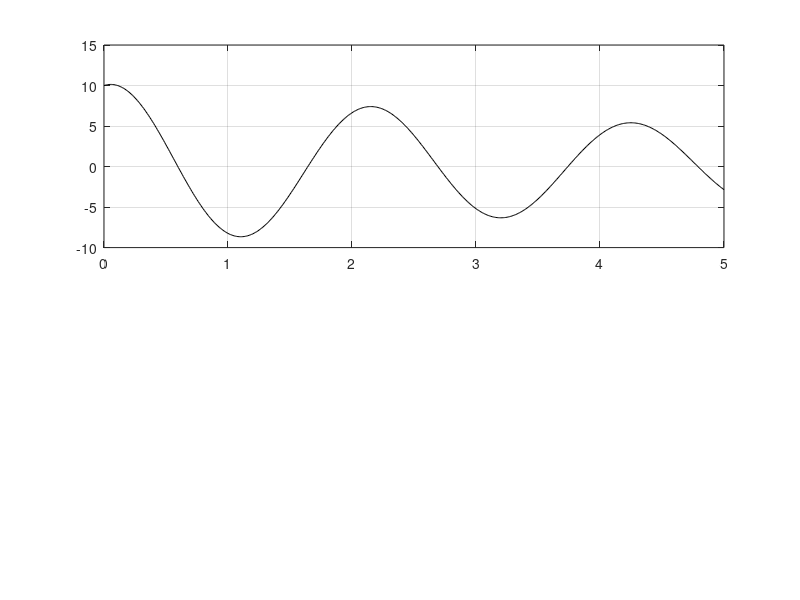

Write MATLAB code to recreate this figure. (Note: this script raises an error after producing the figure.)
clear; clc; close all;
%%%%%%%%%%%%%%%%%%%%%%%%%%%%%%%%%%%%%%%%%%%%%%%%%%%%%%%%%%%%%%%%%%%%%%%%%%%
%% Problem 1

% Open-loop Damping Ratio and Natural Frequency
zeta = -0.01;
omega_n = 3;

% Open-Loop Lransfer Function Coefficients 1/(s^2 + a1*s + a2)
a1 = 2*zeta*omega_n;
a2 = omega_n^2;

% Define A and B Matrices
A = [0  1; -a2 -a1;]; 
B = [0; 1];

% Verify System is in Controllable Canonical Form
C = ctrb(A, B);
disp(C*C^(-1))

%%%%%%%%%%%%%%%%%%%%%%%%%%%%%%%%%%%%%%%%%%%%%%%%%%%%%%%%%%%%%%%%%%%%%%%%%%%
%% Problem 1.1

% closed-loop damping ratio and natural frequency
zeta1 = 0.05;
omega1 = omega_n;

% solve for the closed-loop poles
sigma = -zeta1*omega1;
omega  = omega1*sqrt(1-zeta1^2);
poles = [sigma + 1i*omega, sigma - 1i*omega];

% get the caracteristic equation
alpha = poly(poles);
alpha1 = alpha(2);
alpha2 = alpha(3);

% solve for the closed-loop gains
G1 = [(alpha2 - a2) (alpha1 - a1)];

% verify that closed-loop damping ratio and natural freq
sys1 = ss(A-B*G1, B, eye(2), 0);
damp(sys1)

%%%%%%%%%%%%%%%%%%%%%%%%%%%%%%%%%%%%%%%%%%%%%%%%%%%%%%%%%%%%%%%%%%%%%%%%%%%
%% Problem 1.2

% closed-loop damping ratio and natural frequency
zeta2 = 0.9;
omega2 = 5;

% solve for the closed-loop poles
sigma = -zeta2*omega2;
omega  = omega2*sqrt(1-zeta2^2);
poles = [sigma + 1i*omega, sigma - 1i*omega];

% get the caracteristic equation
alpha = poly(poles);
alpha1 = alpha(2);
alpha2 = alpha(3);

% solve for the closed-loop gains
G2 = [(alpha2 - a2) (alpha1 - a1)];

% verify that closed-loop damping ratio and natural freq
sys2 = ss(A-B*G2, B, eye(2), 0);
damp(sys2)

%%%%%%%%%%%%%%%%%%%%%%%%%%%%%%%%%%%%%%%%%%%%%%%%%%%%%%%%%%%%%%%%%%%%%%%%%%%
%% Probelm 1.3

% Calculate the Controlled Response
t = 0:0.01:5;
x0 = [10, 5];
[y1, t1, x1] = initial(sys1, x0, t);
[y2, t2, x2] = initial(sys2, x0, t);

% Plot x1 for System 1
figure;
subplot(2,1,1)
plot(t1,y1(:,1), 'k'); grid on;
ylabel("$x_1$", Interpreter="latex");
title(['Controlled Response for $\zeta=' num2str(zeta1) ...
  '$, $\omega=' num2str(omega1) '$, $x_1(0) = 10$, and $x_2(0) = 5$'], ...
  Interpreter="latex");

% Plot x2 for System 1
subplot(2,1,2);
plot(t1,y1(:,2),'k'); grid on;
ylabel('$x_2$', Interpreter="latex")
xlabel('$t$ (s)', Interpreter="latex")

% Plot x1 for System 2
figure;
subplot(2,1,1)
plot(t2,y2(:,1), 'k'); grid on;
ylabel("$x_1$", Interpreter="latex"); 
title(['Controlled Response for $\zeta=' num2str(zeta2) ...
  '$, $\omega=' num2str(omega2) '$, $x_1(0) = 10$, and $x_2(0) = 5$'], ...
  Interpreter="latex");

% Plot x2 for System 2
subplot(2,1,2);
plot(t2,y2(:,2),'k'); grid on;
ylabel('$x_2$', Interpreter="latex")
xlabel('$t$ (s)', Interpreter="latex")

%%%%%%%%%%%%%%%%%%%%%%%%%%%%%%%%%%%%%%%%%%%%%%%%%%%%%%%%%%%%%%%%%%%%%%%%%%%
%% Probelm 1.4

% Frequency Responses 
w1 = log10(logspace(0.1, 100, 500));
w2 = log10(logspace(0.1, 1000, 5000));
[mag1, phase1, w1] = bode(sys1, w1);
[mag2, phase2, w2] = bode(sys2, w2);

% Magnitude and Phases
mag1_x1 = 20*log10(mag1(1,:));
mag1_x2 = 20*log10(mag1(2,:));
mag2_x1 = 20*log10(mag2(1,:));
mag2_x2 = 20*log10(mag2(2,:));
phase1_x1 = phase1(1,:);
phase1_x2 = phase1(2,:);
phase2_x1 = phase2(1,:);
phase2_x2 = phase2(2,:);

% Plot |G(s)| for System 1, x1
figure;
subplot(2,2,1)
sgtitle(['Bode Plots for $\zeta=' num2str(zeta1) ...
  '$, and $\omega=' num2str(omega1) '$'], ...
  Interpreter="latex");
semilogx(w1, mag1_x1, 'k'); grid on;
ylabel("$|G(j\omega)|$ (dB)", Interpreter="latex");
title('$x_1$', Interpreter='latex')

% Plot < G(s) for System 1, x1
subplot(2,2,3);
semilogx(w1, phase1_x1,'k'); grid on;
ylabel('$\angle G(j\omega)$ (deg)', Interpreter="latex")
xlabel('$\omega$ (rad/s)', Interpreter="latex")

% Plot |G(s)| for System 1, x2
subplot(2,2,2)
semilogx(w1, mag1_x2, 'k'); grid on;
title('$x_2$', Interpreter='latex')

% Plot < G(s) for System 1, x2
subplot(2,2,4);
semilogx(w1, phase1_x2,'k'); grid on;
xlabel('$\omega$ (rad/s)', Interpreter="latex")

% Plot |G(s)| for System 2, x1
figure;
subplot(2,2,1)
sgtitle(['Bode Plots for $\zeta=' num2str(zeta2) ...
  '$, and $\omega=' num2str(omega2) '$'], ...
  Interpreter="latex");
semilogx(w2, mag2_x1, 'k'); grid on;
ylabel("$|G(j\omega)|$ (dB)", Interpreter="latex");
title('$x_1$', Interpreter='latex')

% Plot < G(s) for System 2, x1
subplot(2,2,3);
semilogx(w2, phase2_x1,'k'); grid on;
ylabel('$\angle G(j\omega)$ (deg)', Interpreter="latex")
xlabel('$\omega$ (rad/s)', Interpreter="latex")

% Plot |G(s)| for System 2, x2
subplot(2,2,2)
semilogx(w2, mag2_x2, 'k'); grid on;
title('$x_2$', Interpreter='latex')

% Plot < G(s) for System 2, x2
subplot(2,2,4);
semilogx(w2, phase2_x2,'k'); grid on;
xlabel('$\omega$ (rad/s)', Interpreter="latex")